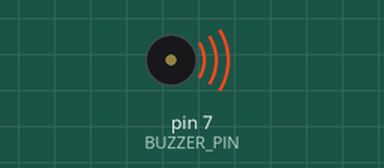
This sketch was run on a simulated Arduino Uno, built with avr-gcc and run on an emulated ATmega328P. Shown: buzzer (waves = sounding).

Above: at 0.2 s.
At 10.77 s:
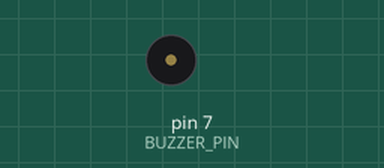
Timing chart, 0 to 11.2 s (numbered marks = the images above):
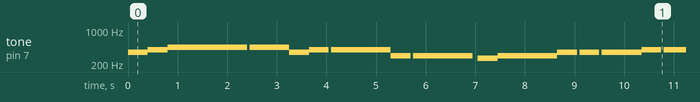

The sketch:

SKY_ost_using_BUZZER.ino
```cpp
const int BUZZER_PIN = 7;

const int C = 261;    //도
const int D = 294;    //레
const int E = 330;    //미
const int F = 349;    //파
const int G = 392;    //솔
const int A = 440;    //라
const int B = 494;    //시
const int Q = 523; //높은 도
const int S= 0; //쉼표

void setup() {
  pinMode(BUZZER_PIN,OUTPUT);

}

void Do(){
    tone(BUZZER_PIN, C);

}
void re(){
    tone(BUZZER_PIN, D);

}
void mi (){
    tone(BUZZER_PIN, E);

}
void pa(){
    tone(BUZZER_PIN, F);

}
void sol(){
    tone(BUZZER_PIN, G);


}
void la(){
    tone(BUZZER_PIN, A);

}
void si(){

  tone(BUZZER_PIN, B);

}
void upDo(){
    tone(BUZZER_PIN, Q);

}
void rest()
{
  tone(BUZZER_PIN, S);

}


void loop() {
  pa();
  delay(400);
  sol();
  delay(400);
  la();
  delay(1600);
  rest();
  delay(50);
  la();
  delay(800);
  pa();
  delay(400);
  sol();
  delay(400);
  rest();
  delay(50);
  sol();
  delay(1200);
  re();
  delay(400);
  rest();
  delay(50);
  re();
  delay(1200);
  rest();
  delay(100);
  Do();
  delay(400);
  re();
  delay(1200);
  pa();
  delay(400);
  rest();
  delay(50);
  pa();
  delay(400);
    rest();
  delay(50);
  pa();
  delay(800);
  sol();
  delay(400);
  rest();
  delay(50);
  sol();
  delay(800);
  upDo();
  delay(800);
  la();
  delay(400);
  rest();
  delay(50);
  la();
  delay(1200);
  re();
  delay(400);
  rest();
  delay(50);
  re();
  delay(1600);

  rest();
  delay(1200);
  noTone(BUZZER_PIN);
}
```

Measured:
- by itself, tone on pin 7 (BUZZER_PIN): plays 349 Hz for 0.40 s, 392 Hz for 0.40 s, 440 Hz for 1.6 s, 440 Hz for 0.80 s, 349 Hz for 0.40 s, 392 Hz for 0.40 s … (159 notes in this stretch)
